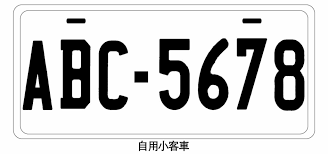
#> input picture PythonII/0801/car.png, 328 x 154 px, given in place of car.jpg, which was not available
$ python erodeDilate.py
#> lines starting #> are read from the running program, lines starting #| are printed output that depends on the picture; after the words box and inside, x2 and y2 are one past the last pixel; in counts of white or black regions, pixels touching at a corner belong together; pictures that were not available may be replaced by others from this repository, and a replacement may not be noted
# -*- coding: utf-8 -*-
"""
Created on Tue Dec 12 19:29:27 2023

@author: USER
"""

# 侵蝕與膨脹
import cv2
import numpy as np

img = cv2.imread('car.jpg')
#> img is the input picture: shape (154, 328, 3); min 0, max 255, mean 205.3
gray =cv2.cvtColor(img, cv2.COLOR_BGR2GRAY)

#_,res =cv2.threshold(gray, 127, 250, cv2.THRESH_BINARY)
# 用cv2.THRESH_BINARY_INV 在此圖中更明顯
_,res =cv2.threshold(gray, 127, 250, cv2.THRESH_BINARY_INV)
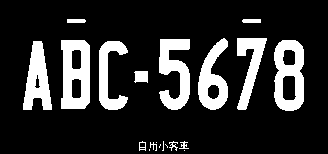
#> res: shape (154, 328); values 0 (black) and 250 (white), 18% white; 20 white regions (6 under 20 px), largest, box (x1, y1, x2, y2) and area: (61, 40, 90, 109) 1540, (274, 40, 304, 111) 1457, (159, 39, 190, 110) 1342

kernel = np.ones((5,5), np.uint8)

# 消除雜點，更易於辨識
# 侵蝕：會先將白色的移除(黑色變多) => 會有小白點不見 (字變瘦)
img2 = cv2.erode(res, kernel)
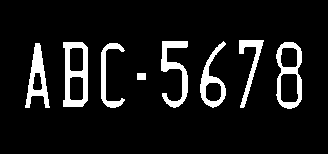
#> img2: shape (154, 328); values 0 (black) and 250 (white), 9.3% white; 8 white regions, largest, box (x1, y1, x2, y2) and area: (63, 42, 88, 107) 900, (276, 42, 302, 109) 743, (161, 41, 188, 108) 732
# (接續侵蝕做)膨脹：可以再讓小白點消失 (字還原大小)
img3 = cv2.dilate(img2, kernel)
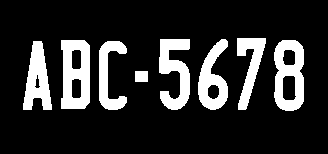
#> img3: shape (154, 328); values 0 (black) and 250 (white), 17.4% white; 8 white regions, largest, box (x1, y1, x2, y2) and area: (61, 40, 90, 109) 1540, (274, 40, 304, 111) 1455, (159, 39, 190, 110) 1332

cv2.imshow('res', res)
cv2.imshow('erode', img2)
cv2.imshow('dilate', img3)

cv2.waitKey()
cv2.destroyAllWindows()

$ run again, with PythonII/0801/word3.png copied over PythonII/0801/car.png
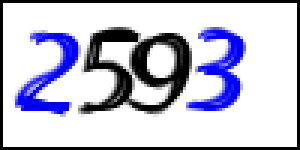
#> input picture PythonII/0801/word3.png, 100 x 50 px, given in place of car.jpg, which was not available (shown 3 times larger)
#> img is the input picture: shape (50, 100, 3); mean B, G, R 214.6, 194.2, 194.2
#> `_,res =cv2.threshold(gray, 127, 250, cv2.THRESH_BINARY_INV)`:
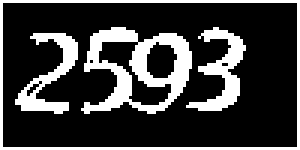
#> res: shape (50, 100) (shown 3 times larger); values 0 (black) and 250 (white), 23.8% white; 4 white regions, box (x1, y1, x2, y2) and area: (27, 9, 64, 38) 478, (0, 0, 100, 50) 296, (62, 9, 82, 37) 213, (5, 11, 26, 38) 202
#> img2: shape (50, 100); values 0 (black) and 250 (white), 0.38% white in thin lines or dots, all inside (x1, y1, x2, y2) = (9, 11, 78, 35)
#> `img3 = cv2.dilate(img2, kernel)`:
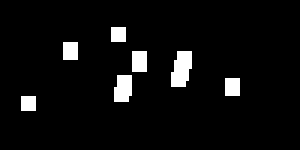
#> img3: shape (50, 100) (shown 3 times larger); values 0 (black) and 250 (white), 5.2% white; 7 white regions, largest, box (x1, y1, x2, y2) and area: (57, 17, 64, 29) 66, (38, 25, 44, 34) 48, (44, 17, 49, 24) 35
